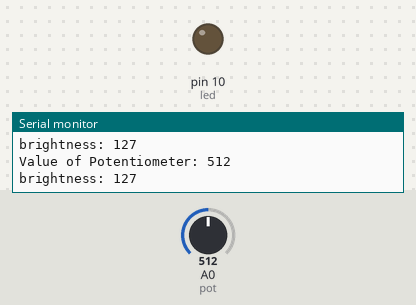
This sketch was run on a simulated Arduino Uno, built with avr-gcc and run on an emulated ATmega328P. On the bench: output pins drawn as LEDs (lit = HIGH), the last lines printed to the serial monitor. The inputs (shaded band) are chosen by the test bench; at power-on: A0 (pot) = 512.

Above: at 1.2 s.
1.3 s: A0 (pot) set to 1009
2.8 s: A0 (pot) set to 1023
At 3.9 s:
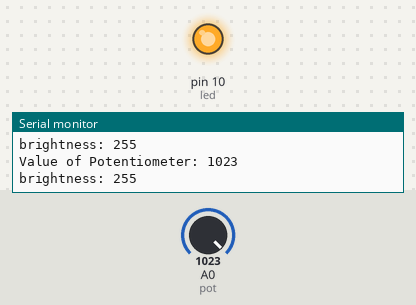
4.3 s: A0 (pot) set to 900
At 4.9 s:
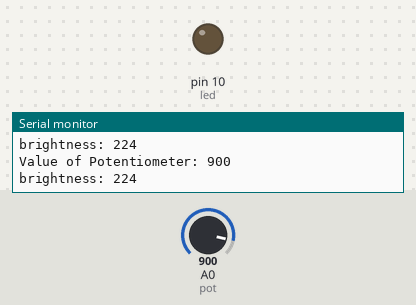
Timing chart, 0 to 7.3 s (numbered marks = the images above; inputs shaded):
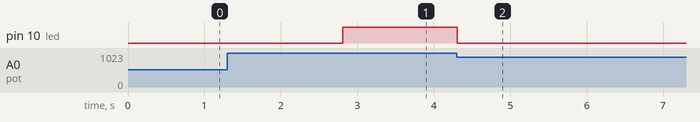

The sketch:

analogRead_Lab4.ino
```cpp
// analogRead lab #4: Turn on the LED at a specific value of the potentiometer

int led = 10;
const int pot = A0;

void setup() {
  pinMode(led, OUTPUT);
  pinMode(pot, INPUT);
  Serial.begin(115200);
}

void loop() {

  int value = analogRead(pot);
  Serial.print("Value of Potentiometer: ");
  Serial.println(value);

  int brightness = map(value, 0, 1023, 0, 255);
  Serial.print("brightness: ");
  Serial.println(brightness);

  if (value == 500){
    analogWrite(led, brightness);
  }
  else if (value == 700){
    analogWrite(led, brightness);
  }
  else if (value == 1023){
    analogWrite(led, brightness);
  }
  else {
    analogWrite(led, 0);
  }

  delay(10);
}
```

Measured:
- the behaviour switches between 1022 and 1023 on A0 (pot) (found by bisection; images 0 and 1)
- after the input at 2.8 s, pin 10 (led): LOW → HIGH at once
- after the input at 4.3 s, pin 10 (led): HIGH → LOW at once
